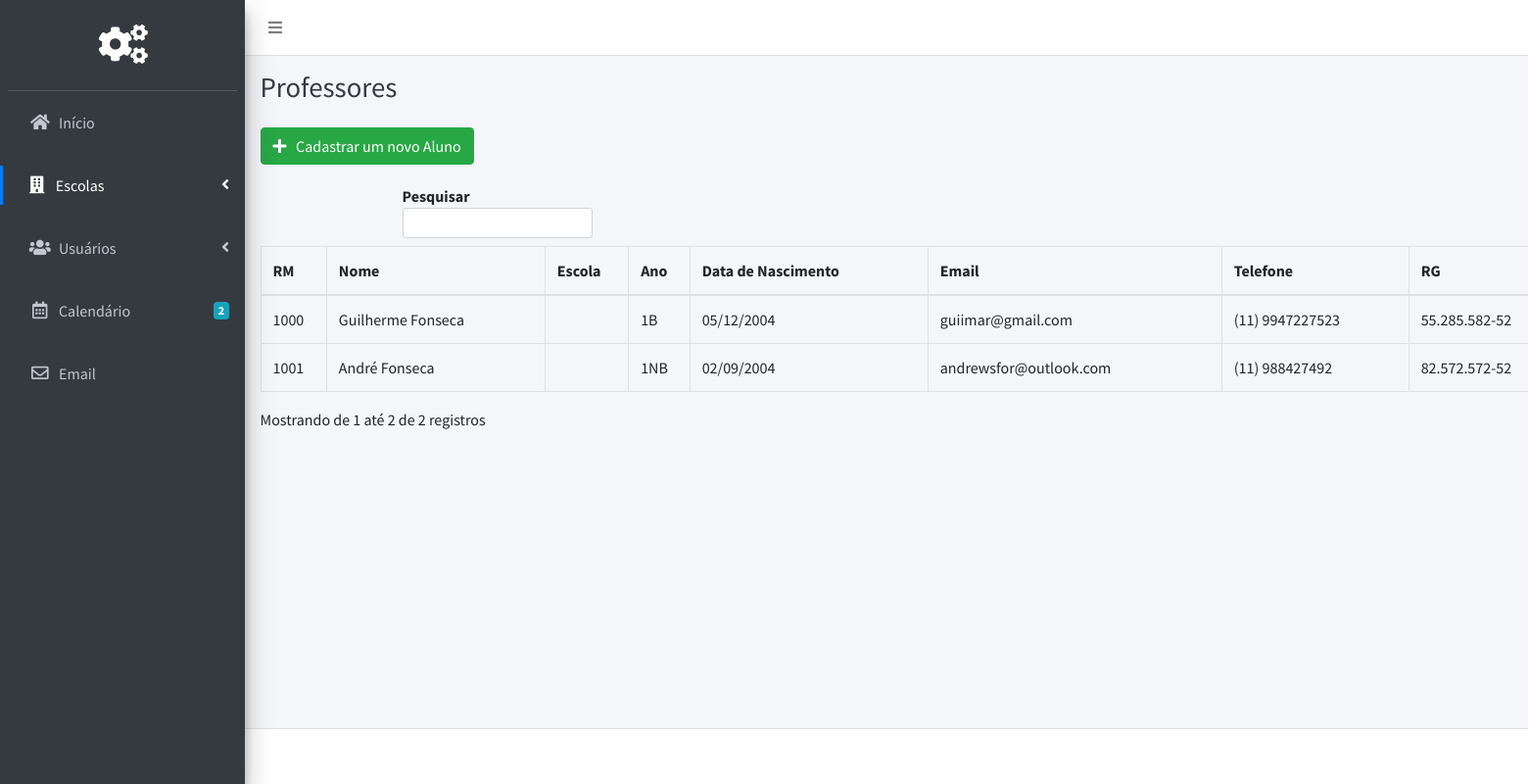
The page /Pages/Admin/alunos.php (signed in) on the database its author committed.
### tables this page shows
CREATE TABLE `Alunos` (
  `RM_Aluno` bigint(20) NOT NULL,
  `Aluno_Ano` varchar(255) NOT NULL,
  `Aluno_Nome` varchar(255) NOT NULL,
  `Aluno_RG` varchar(255) NOT NULL,
  `Aluno_Email` varchar(255) NOT NULL,
  `Aluno_DataDeNascimento` date NOT NULL,
  `Aluno_Telefone` varchar(255) NOT NULL,
  `Aluno_CEP` varchar(255) NOT NULL,
  `Aluno_Cidade` varchar(255) NOT NULL,
  `Aluno_Endereço` varchar(255) NOT NULL,
  `Aluno_Bairro` varchar(255) NOT NULL
);

### src/Pages/Admin/alunos.php (the view, shortened to what this page needs)
<?php
include('../../Scripts/Database/Connection.php');
?>
<!DOCTYPE html>
<html>
<head>
  <link rel="stylesheet" href="../../plugins/fontawesome-free/css/all.min.css">
<link rel="stylesheet" href="../../assets/Admin/css/style.css">
  <link rel="stylesheet" href="https://code.ionicframework.com/ionicons/2.0.1/css/ionicons.min.css">
  <link rel="stylesheet" href="../../plugins/tempusdominus-bootstrap-4/css/tempusdominus-bootstrap-4.min.css">
  <link rel="stylesheet" href="../../plugins/icheck-bootstrap/icheck-bootstrap.min.css">
  <link rel="stylesheet" href="../../plugins/jqvmap/jqvmap.min.css">
  <link rel="stylesheet" href="../../plugins/toastr/toastr.min.css">
  <link rel="stylesheet" href="../../assets/Global/css/adminlte.min.css">
  <link rel="stylesheet" href="../../assets/Global/css/style.css">
  <link rel="stylesheet" href="../../plugins/overlayScrollbars/css/OverlayScrollbars.min.css">
  <link rel="stylesheet" href="../../plugins/daterangepicker/daterangepicker.css">
  <link rel="stylesheet" href="../../plugins/summernote/summernote-bs4.css">
</head>
<body class="hold-transition sidebar-mini layout-fixed">
<div class="wrapper">
  <nav class="main-header navbar navbar-expand navbar-white navbar-light">
    <ul class="navbar-nav">
      <li class="nav-item">
        <a class="nav-link" data-widget="pushmenu" href="#" role="button"><i class="fas fa-bars"></i></a>
      </li>
    </ul>
  </nav>
  <aside class="main-sidebar sidebar-dark-primary elevation-4">
    <div class="sidebar">
      <div class="user-panel mt-3 pb-3 mb-3 d-flex">
        <div class="image">
        </div>
        <div class="pageLogo">
       <i class="fa fa-cogs"></i>
        </div>
      </div>
      <nav class="mt-2">
        <ul class="nav nav-pills nav-sidebar nav-legacy flex-column" data-widget="treeview" role="menu" data-accordion="false">
          <li class="nav-item ">
            <a href="home.php" class="nav-link">
              <i class="nav-icon fas fa-home"></i>
              <p>
                Início
              </p>
            </a>
          </li>
        <br>
          <li class="nav-item has-treeview">
            <a href="#" class="nav-link active">
              <i class="nav-icon fas fa-building"></i>
              <p>
                Escolas
                <i class="fas fa-angle-left right"></i>
              </p>
            </a>
          </li>
<br>
          <li class="nav-item has-treeview">
            <a href="#" class="nav-link">
              <i class="nav-icon fas fa-users"></i>
              <p>
                Usuários
                <i class="right fas fa-angle-left"></i>
              </p>
            </a>
          </li><br>
          <li class="nav-item">
            <a href="pages/calendar.html" class="nav-link">
              <i class="nav-icon far fa-calendar-alt"></i>
              <p>
                Calendário
                <span class="badge badge-info right">2</span>
              </p>
            </a>
          </li>
         <br>
          <li class="nav-item">
            <a href="#" class="nav-link">
              <i class="nav-icon far fa-envelope"></i>
              <p>
                Email
              </p>
            </a>
          </li>
        </ul>
      </nav>
    </div>
  </aside>
  <div class="content-wrapper">
    <div class="content-header">
      <div class="container-fluid">
        <div class="row mb-2">
          <div class="col-sm-6">
            <h1 class="m-0 text-dark">Professores</h1>
          </div>
        </div>
      </div>
    </div>
    <section class="content">
      <div class="container-fluid">
        <button class="btn btn-success" type="button" name="button" data-toggle="modal" data-target="#registrarAluno"><i class="fa fa-plus"></i> &nbsp;  Cadastrar um novo Aluno</button>
        <table class="table table-bordered display" id="tabelaAlunos" width="100%" cellspacing="0">
          <form action="" id="myform">
        <thead>
        <tr>
        <th>RM</th>
		<th>Nome</th>
        <th>Escola</th>
        <th>Ano</th>
		<th>Data de Nascimento</th>
		<th>Email</th>
    <th>Telefone</th>
    <th>RG</th>
      </tr>
        </thead>
      <tbody>
<?php
$result =  mysqli_query($conn,"SELECT * FROM Alunos");
while($row = mysqli_fetch_array($result))
{
echo "<tr>";
echo "<td>" . $row['RM_Aluno'] . "</td>";
echo "<td>" . $row['Aluno_Nome'] . "</td>";
echo "<td>" . $row['Aluno_Escola'] . "</td>";
echo "<td>" . $row['Aluno_Ano'] . "</td>";
echo "<td>" . date("d/m/Y", strtotime($row['Aluno_DataDeNascimento'])) . "</td>";
echo "<td>" . $row['Aluno_Email'] . "</td>";
echo "<td>" . $row['Aluno_Telefone'] . "</td>";
echo "<td>" . $row['Aluno_RG'] . "</td>";
echo "</tr>";
}
?>
      </tbody>
      </table>
      </div>
    </section>
  </div>
  <footer class="main-footer">
  </footer>
</div>
</body>
</html>

### src/assets/Global/css/style.css (style rules this page uses)
.pageLogo { color: #fff; font-size: 40px; margin-left: 80px; }

### src/Pages/Admin/alunos.php (style rules this page uses)
.wrapper { width: 150vw; }

### rows shown on the page
alunos: RM_Aluno "1000", Aluno_Nome "Guilherme Fonseca", Aluno_Ano "1B", Aluno_DataDeNascimento "05/12/2004", Aluno_Email "guiimar@gmail.com", Aluno_Telefone "(11) 9947227523", Aluno_RG "55.285.582-52"
alunos: RM_Aluno "1001", Aluno_Nome "André Fonseca", Aluno_Ano "1NB", Aluno_DataDeNascimento "02/09/2004", Aluno_Email "andrewsfor@outlook.com", Aluno_Telefone "(11) 988427492", Aluno_RG "82.572.572-52"
